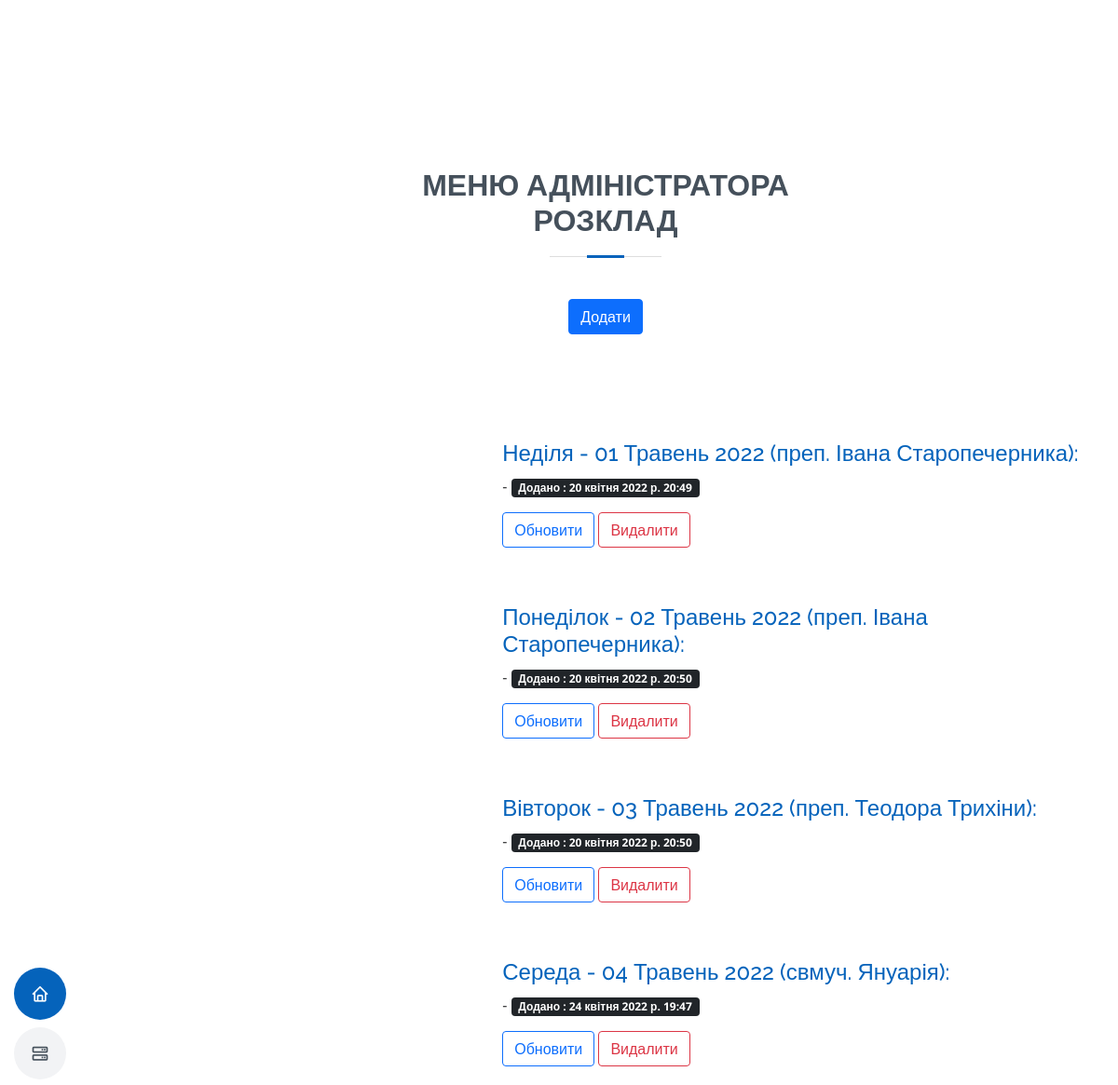
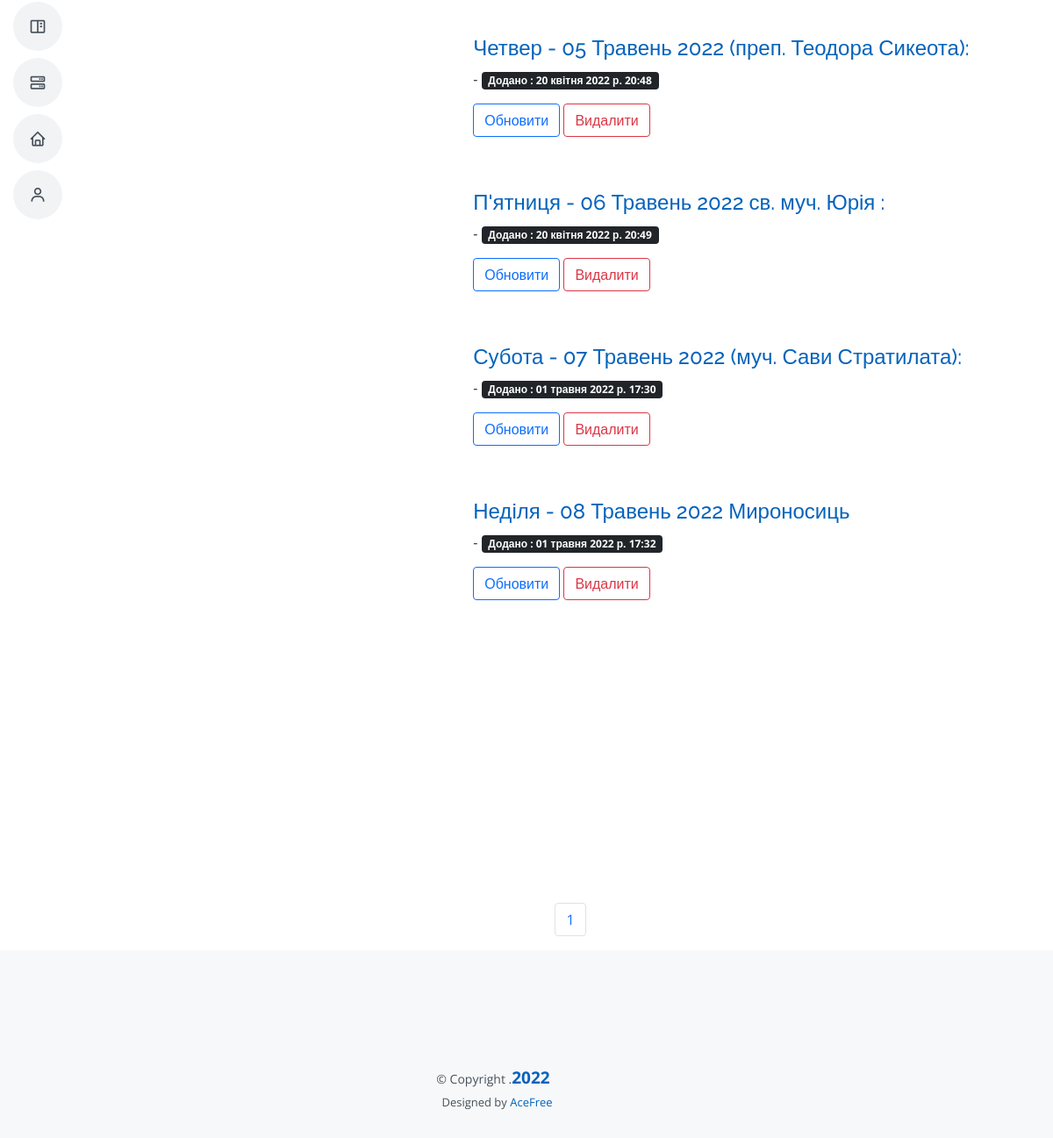
/admin_menu (signed in), run on the app's committed database (2 pictures, top to bottom).
### events/models.py (models this page shows, shortened)
class Day(models.Model):
    id = models.AutoField(primary_key=True, null=False)
    name = models.CharField("заголовок", max_length=500, blank=True)
    date = models.DateField("дату публікування", null=True)
    manage = models.ForeignKey(User, blank=True, null=True, on_delete=models.SET_NULL)
    list = RichTextField("Список", blank=True, null=True)
    created = models.DateTimeField("створено", auto_now_add=True)
    updated = models.DateTimeField("обновлено", auto_now=True)

### events/views.py (the view)
# urls.py: path("admin_menu", views.admin_menu, name="admin-menu"),
def admin_menu(request):
    p = Paginator(Day.objects.all().order_by("date"), 10)
    page = request.GET.get("page")
    event_week = p.get_page(page)
    nums = "a" * event_week.paginator.num_pages
    return render(
        request, "events/admin_menu.html", {"event_week": event_week, "nums": nums}
    )

### events/templates/events/admin_menu.html (shortened to what this page needs)
{% extends 'events/base/base_admin.html' %}
{% load static %}
{% block content %}
{% if user.is_authenticated %}
<main id="main">
   <section id="resume" class="resume"></section>
   <section id="services" class="services">
      <div class="container" data-aos="fade-up">
        <div class="section-title"><h2>Меню Адміністратора<br>Розклад</h2><br>
        <a href="{% url 'add-days' %}" type="button" class="btn btn-primary">Додати</a>
        </div>
            <ul class="list-inline">
              <li class="list-inline-item"><strong></strong></li>
            </ul>
          <br/>
          <div class="list-admin">
              {% for e in event_week %}
            <div class="row list" style="justify-content: center; display: block; width: auto;">
              <div class="">
                <div class="resume-item pb-0">
                  <a href="{% url 'show-days' e.id %}"><h4>
                      {{ e.date|date:"l - d F Y"  }} {{ e.name }}</h4></a>-
                   <span class="badge bg-dark">Додано : {{ e.created }}</span>
                     <a href="{% url 'update-days' e.id %}"
                             type="button" class="btn btn-outline-primary">Обновити</a>
                    <a href="{% url 'delete-days' e.id %}"
                             type="button" class="btn btn-outline-danger">Видалити</a>
                </div>
              </div>
            </div>
              {% endfor %}
          </div>
      </div>
   </section>
   <section id="about" class="about"></section>
   <section id="contact" class="contact"></section>
    <nav aria-label="Page navigation example">
      <ul class="pagination justify-content-center">
        {% for i in nums %}
            <li class="page-item"><a class="page-link"
                                     href="?page={{ forloop.counter }}">{{ forloop.counter }}</a></li>
         {% endfor %}
        </ul>
    </nav>
</main>
{% endif %}
{% endblock %}

### static/events/css/style.css (style rules this page uses)
body { font-family: "Open Sans", sans-serif; color: #272829; }
.list-admin { margin-left: 21%; }
.list-inline { padding-left: 10%; }
.list { border-bottom: 45px solid #fff; }
a { color: #0563bb; text-decoration: none; }
h1, h2, h4, h5, h6 { font-family: "Raleway", sans-serif; }
@media (min-width: 992px) { #main { margin-left: 100px; } }
section { padding: 60px 0; overflow: hidden; }
.section-title { text-align: center; padding-bottom: 30px; }
.section-title h2 { font-size: 32px; font-weight: bold; text-transform: uppercase; margin-bottom: 20px; padding-bottom: 20px; position: relative; color: #45505b; }
.section-title h2::before { content: ""; position: absolute; display: block; width: 120px; height: 1px; background: #ddd; bottom: 1px; left: calc(50% - 60px); }
.section-title h2::after { content: ""; position: absolute; display: block; width: 40px; height: 3px; background: #0563bb; bottom: 0; left: calc(50% - 20px); }
@media only screen and (min-width: 680px) { .list-admin { margin-left: 35%; } }
@media only screen and (min-width: 680px) { .list-inline { padding-left: 27%; } }
@media only screen and (min-width: 920px) { .list-admin { margin-left: 11%; } }
@media only screen and (min-width: 920px) { .list { margin-left: 31%; } }
@media only screen and (min-width: 920px) { .list-inline { padding-left: 46%; } }

### data on the page
Day: date "Неділя - 01 Травень 2022", name "(преп. Івана Старопечерника):", created "20 квітня 2022 р. 20:49"
Day: date "Понеділок - 02 Травень 2022", name "(преп. Івана Старопечерника):", created "20 квітня 2022 р. 20:50"
Day: date "Вівторок - 03 Травень 2022", name "(преп. Теодора Трихіни):", created "20 квітня 2022 р. 20:50"
Day: date "Середа - 04 Травень 2022", name "(свмуч. Януарія):", created "24 квітня 2022 р. 19:47"
Day: date "Четвер - 05 Травень 2022", name "(преп. Теодора Сикеота):", created "20 квітня 2022 р. 20:48"
Day: date "П'ятниця - 06 Травень 2022", name "св. муч. Юрія :", created "20 квітня 2022 р. 20:49"
Day: date "Субота - 07 Травень 2022", name "(муч. Сави Стратилата):", created "01 травня 2022 р. 17:30"
Day: date "Неділя - 08 Травень 2022", name "Мироносиць", created "01 травня 2022 р. 17:32"
